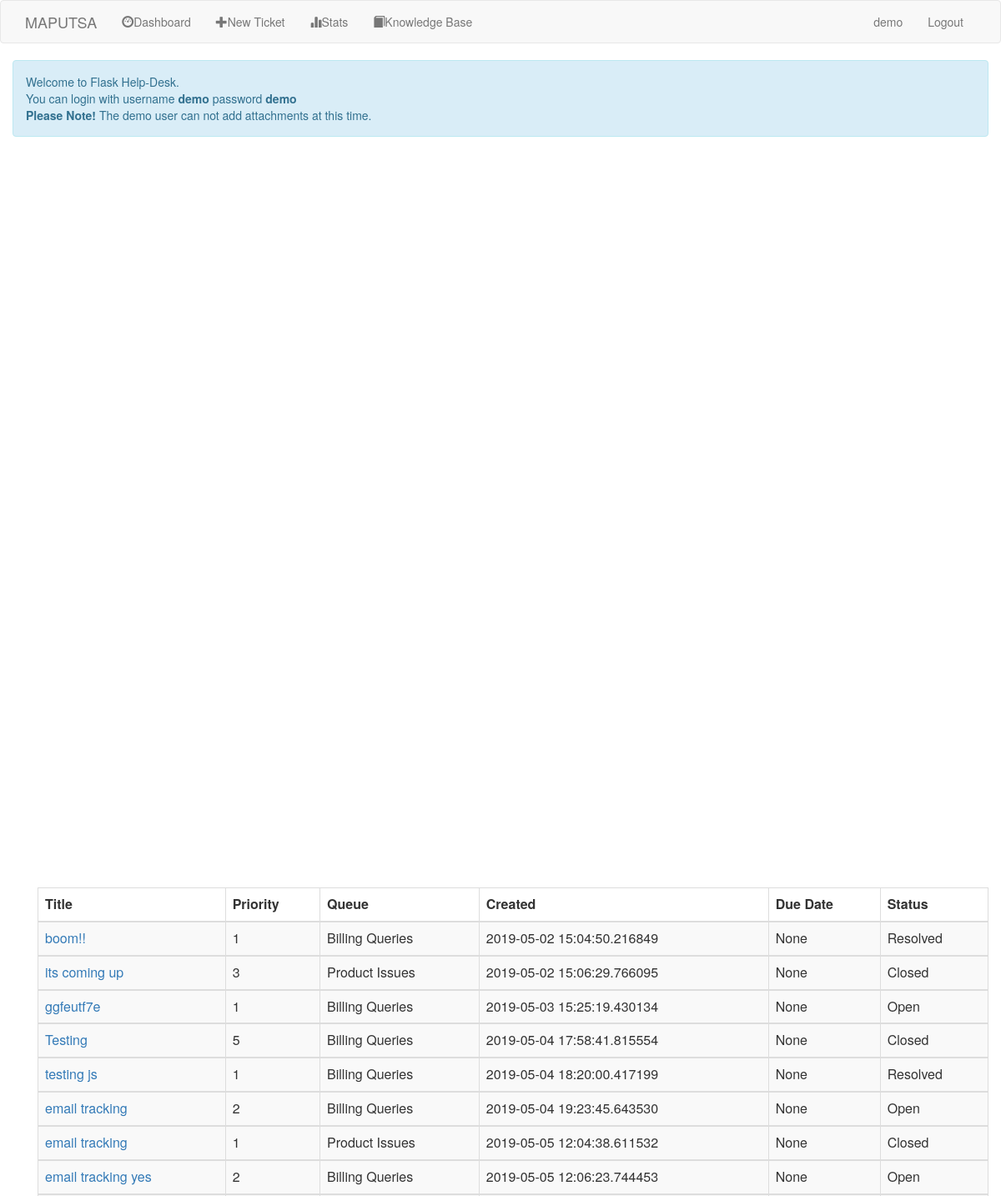
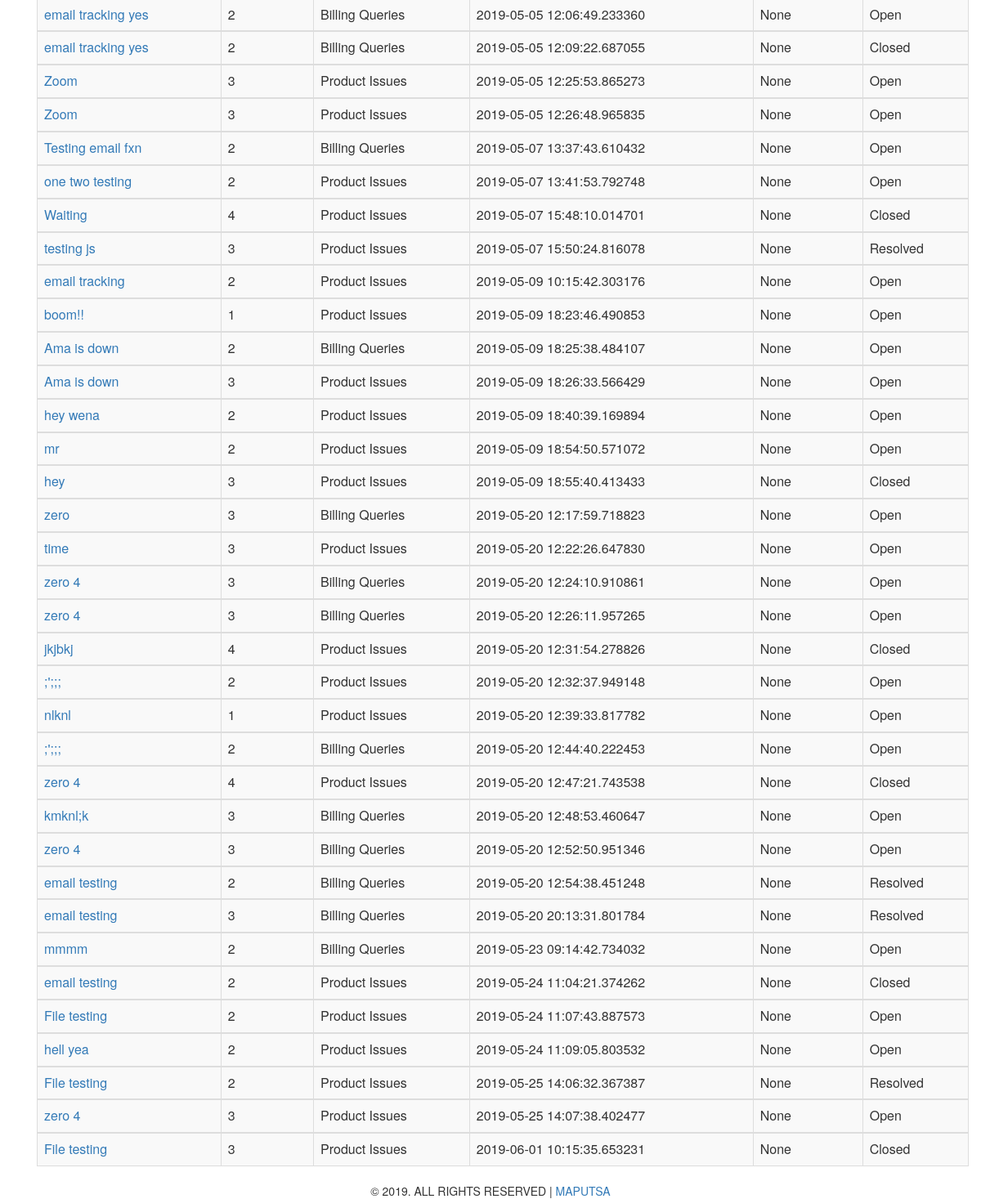
The app's page /stats (signed in) with its own data (2 pictures, top to bottom).
### app/models.py (models this page shows, shortened)
class User(UserMixin, db.Model):
    id = db.Column(db.Integer, primary_key=True)
    username = db.Column(db.String(64), index=True, unique=True)
    email = db.Column(db.String(120), index=True, unique=True)
    password_hash = db.Column(db.String(128))
    posts = db.relationship('Post', backref='author', lazy='dynamic')
    about_me = db.Column(db.String(140))

class SearchableMixin(object):
    @classmethod
    def search(cls, expression, page, per_page):
        ids, total = query_index(cls.__tablename__, expression, page, per_page)
        if total == 0:
            return cls.query.filter_by(id=0), 0
        when = []
        for i in range(len(ids)):
            when.append((ids[i], i))
        return cls.query.filter(cls.id.in_(ids)).order_by(
            db.case(when, values=cls.id)), total

class Ticket(SearchableMixin, db.Model):
    __searchable__ = ['email', 'title', 'content']
    id = db.Column(db.Integer, primary_key=True)
    name = db.Column(db.String(80))
    sender_id = db.Column(db.Integer, db.ForeignKey('user.id'))
    title = db.Column(db.String(120), db.ForeignKey('user.username'))
    content = db.Column(db.String(300))
    file = db.Column(db.String, default=None, nullable=True)
    department = db.Column(db.String)
    due_date = db.Column(db.DateTime, default=None)
    priority = db.Column(db.String)
    timestamp = db.Column(db.DateTime, index=True, default=datetime.utcnow)
    status = db.Column(db.String, default='Open')
    email = db.Column(db.String)
    data = db.Column(db.LargeBinary)

### app/routes.py (the view)
@app.route('/stats', methods=['GET', 'POST'])
@login_required
def stats():
    items = Ticket.query.all()
    return render_template('stats.html', items=items)   # , next_url=next_url, prev_url=prev_url, item=item

### app/models.py (called while the page is built)
@login.user_loader
def load_user(id):
    return User.query.get(int(id))

### app/templates/stats.html
{% extends 'layout.html' %}
{% block app_content %}
    <div class="container pre"><br>
        <table class="table table-striped table-bordered">
            <thead>
                <tr>
                    <th>Title</th><th>Priority</th><th>Queue</th><th>Created</th><th>Due Date</th><th>Status</th>
                </tr>
            </thead>
            <tbody>
        {% for items in items %}
                <tr>
                    <td><a href="{{ url_for('each', id=items.id) }}">{{ items.title }}</a></td><td>{{ items.priority }}</td><td>{{ items.department }}</td><td>{{ items.timestamp }}</td><td>{{ items.due_date }}</td><td>{{ items.status }}</td><br>
                </tr>
            </tbody>
        {% endfor %}
        </table>
{% endblock %}

### app/templates/layout.html (shortened to what this page needs)
<html>
{% extends 'bootstrap/base.html' %}
    {% block navbar %}
    <link rel="stylesheet" type="text/css" href="{{ url_for('static', filename='style.css') }}">
        <nav class="navbar navbar-default rr">
             <div class="container">
                   <div class="navbar-header">
                            <a class="navbar-brand" href="{{ url_for('index') }}">MAPUTSA</a>
                   </div>
                    <div class="collapse navbar-collapse" id="bs-example-navbar-collapse-1">
                        <ul class="nav navbar-nav">
                            <li><a href="{{ url_for('dashboard') }}"><span class="glyphicon glyphicon-dashboard"></span>Dashboard</a></li>
                                <li><a href="{{ url_for('tickets') }}"><span class="glyphicon glyphicon-plus"></span>New Ticket</a></li>
                                <li><a href="{{ url_for('stats') }}"><span class="glyphicon glyphicon-stats"></span>Stats</a></li>
                                <li><a href="{{ url_for('kb') }}"><span class="glyphicon glyphicon-book"></span>Knowledge Base </a></li>
                        </ul>
                            <ul class="nav navbar-nav navbar-right">
                                {% if current_user.is_anonymous %}
                                 <li><a href="{{ url_for('login') }}">Login</a></li>
                                {% else %}
                                 <li><a href="{{ url_for('user', username=current_user.username) }}">{{ current_user.username }}</a></li>
                                  <li><a href="{{ url_for('logout') }}">Logout</a></li>
                                {% endif %}
                            </ul>
                    </div>
            </div>
        </nav>
        <div class="alert container alert-info">
            <p>Welcome to Flask Help-Desk. <br>
            You can login with username <strong>demo</strong> password <strong>demo</strong></p>
            <strong>Please Note!</strong> The demo user can not add attachments at this time.
        </div>
    {% endblock %}
    {% block content %}
    <div class="container">
        {% block app_content %}{% endblock %}
    </div>
</body>
<footer class="page-footer font-small blue fixed-bottom">
    <div class="footer-copyright text-center py-3">&copy; <script>document.write(new Date().getFullYear())</script>. ALL RIGHTS RESERVED | <a href="https://www.facebook.com/tauraivmaputsa.valentine">MAPUTSA</a></div>
</footer>
</html>
{% endblock %}

### app/static/style.css (style rules this page uses)
div .pre { white-space: normal; word-break: normal; word-wrap: normal; }

### records on screen
User: username "demo"
Ticket: title "boom!!", priority "1", department "Billing Queries", timestamp "2019-05-02 15:04:50.216849", due_date "None", status "Resolved"
Ticket: title "its coming up", priority "3", department "Product Issues", timestamp "2019-05-02 15:06:29.766095", due_date "None", status "Closed"
Ticket: title "ggfeutf7e", priority "1", department "Billing Queries", timestamp "2019-05-03 15:25:19.430134", due_date "None", status "Open"
Ticket: title "Testing", priority "5", department "Billing Queries", timestamp "2019-05-04 17:58:41.815554", due_date "None", status "Closed"
Ticket: title "testing js", priority "1", department "Billing Queries", timestamp "2019-05-04 18:20:00.417199", due_date "None", status "Resolved"
Ticket: title "email tracking", priority "2", department "Billing Queries", timestamp "2019-05-04 19:23:45.643530", due_date "None", status "Open"
Ticket: title "email tracking", priority "1", department "Product Issues", timestamp "2019-05-05 12:04:38.611532", due_date "None", status "Closed"
Ticket: title "email tracking yes", priority "2", department "Billing Queries", timestamp "2019-05-05 12:06:23.744453", due_date "None", status "Open"
Ticket: title "email tracking yes", priority "2", department "Billing Queries", timestamp "2019-05-05 12:06:49.233360", due_date "None", status "Open"
Ticket: title "email tracking yes", priority "2", department "Billing Queries", timestamp "2019-05-05 12:09:22.687055", due_date "None", status "Closed"
Ticket: title "Zoom", priority "3", department "Product Issues", timestamp "2019-05-05 12:25:53.865273", due_date "None", status "Open"
Ticket: title "Zoom", priority "3", department "Product Issues", timestamp "2019-05-05 12:26:48.965835", due_date "None", status "Open"
Ticket: title "Testing email fxn", priority "2", department "Billing Queries", timestamp "2019-05-07 13:37:43.610432", due_date "None", status "Open"
Ticket: title "one two testing", priority "2", department "Product Issues", timestamp "2019-05-07 13:41:53.792748", due_date "None", status "Open"
Ticket: title "Waiting", priority "4", department "Product Issues", timestamp "2019-05-07 15:48:10.014701", due_date "None", status "Closed"
Ticket: title "testing js", priority "3", department "Product Issues", timestamp "2019-05-07 15:50:24.816078", due_date "None", status "Resolved"
Ticket: title "email tracking", priority "2", department "Product Issues", timestamp "2019-05-09 10:15:42.303176", due_date "None", status "Open"
Ticket: title "boom!!", priority "1", department "Product Issues", timestamp "2019-05-09 18:23:46.490853", due_date "None", status "Open"
Ticket: title "Ama is down", priority "2", department "Billing Queries", timestamp "2019-05-09 18:25:38.484107", due_date "None", status "Open"
Ticket: title "Ama is down", priority "3", department "Product Issues", timestamp "2019-05-09 18:26:33.566429", due_date "None", status "Open"
Ticket: title "hey wena", priority "2", department "Product Issues", timestamp "2019-05-09 18:40:39.169894", due_date "None", status "Open"
Ticket: title "mr", priority "2", department "Product Issues", timestamp "2019-05-09 18:54:50.571072", due_date "None", status "Open"
Ticket: title "hey", priority "3", department "Product Issues", timestamp "2019-05-09 18:55:40.413433", due_date "None", status "Closed"
Ticket: title "zero", priority "3", department "Billing Queries", timestamp "2019-05-20 12:17:59.718823", due_date "None", status "Open"
Ticket: title "time", priority "3", department "Product Issues", timestamp "2019-05-20 12:22:26.647830", due_date "None", status "Open"
Ticket: title "zero 4", priority "3", department "Billing Queries", timestamp "2019-05-20 12:24:10.910861", due_date "None", status "Open"
Ticket: title "zero 4", priority "3", department "Billing Queries", timestamp "2019-05-20 12:26:11.957265", due_date "None", status "Open"
Ticket: title "jkjbkj", priority "4", department "Product Issues", timestamp "2019-05-20 12:31:54.278826", due_date "None", status "Closed"
Ticket: title ";';;;", priority "2", department "Product Issues", timestamp "2019-05-20 12:32:37.949148", due_date "None", status "Open"
Ticket: title "nlknl", priority "1", department "Product Issues", timestamp "2019-05-20 12:39:33.817782", due_date "None", status "Open"
Ticket: title ";';;;", priority "2", department "Billing Queries", timestamp "2019-05-20 12:44:40.222453", due_date "None", status "Open"
Ticket: title "zero 4", priority "4", department "Product Issues", timestamp "2019-05-20 12:47:21.743538", due_date "None", status "Closed"
Ticket: title "kmknl;k", priority "3", department "Billing Queries", timestamp "2019-05-20 12:48:53.460647", due_date "None", status "Open"
Ticket: title "zero 4", priority "3", department "Billing Queries", timestamp "2019-05-20 12:52:50.951346", due_date "None", status "Open"
Ticket: title "email testing", priority "2", department "Billing Queries", timestamp "2019-05-20 12:54:38.451248", due_date "None", status "Resolved"
Ticket: title "email testing", priority "3", department "Billing Queries", timestamp "2019-05-20 20:13:31.801784", due_date "None", status "Resolved"
Ticket: title "mmmm", priority "2", department "Billing Queries", timestamp "2019-05-23 09:14:42.734032", due_date "None", status "Open"
Ticket: title "email testing", priority "2", department "Product Issues", timestamp "2019-05-24 11:04:21.374262", due_date "None", status "Closed"
Ticket: title "File testing", priority "2", department "Product Issues", timestamp "2019-05-24 11:07:43.887573", due_date "None", status "Open"
Ticket: title "hell yea", priority "2", department "Product Issues", timestamp "2019-05-24 11:09:05.803532", due_date "None", status "Open"
Ticket: title "File testing", priority "2", department "Product Issues", timestamp "2019-05-25 14:06:32.367387", due_date "None", status "Resolved"
Ticket: title "zero 4", priority "3", department "Product Issues", timestamp "2019-05-25 14:07:38.402477", due_date "None", status "Open"
Ticket: title "File testing", priority "3", department "Product Issues", timestamp "2019-06-01 10:15:35.653231", due_date "None", status "Closed"
